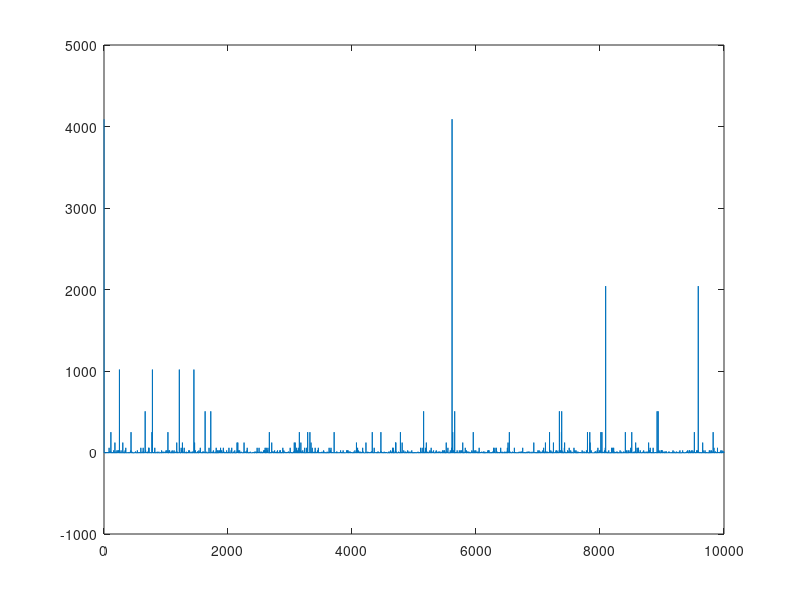
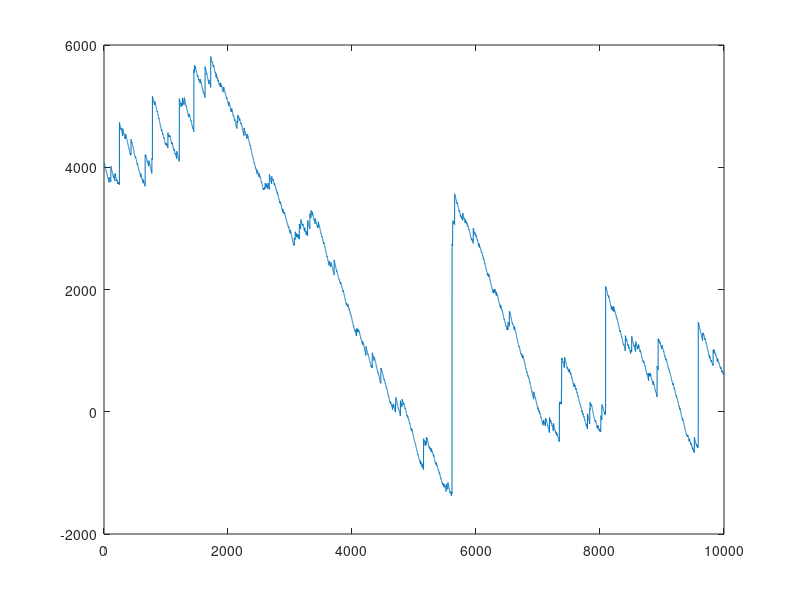

Source code (MATLAB) for these figures, in order:
%demonstration of st. petersburg paradox
clear all;

%how many games?
N=10000;

%how much you pay?
x=6.5;

for i=1:N
    %this game i
    revenue(i)=1;
    while(unifrnd(0,1)<0.5)
        revenue(i)=2*revenue(i);
    end
end

real_time_revenue=revenue-x;
plot(real_time_revenue);
figure
plot(cumsum(real_time_revenue))
